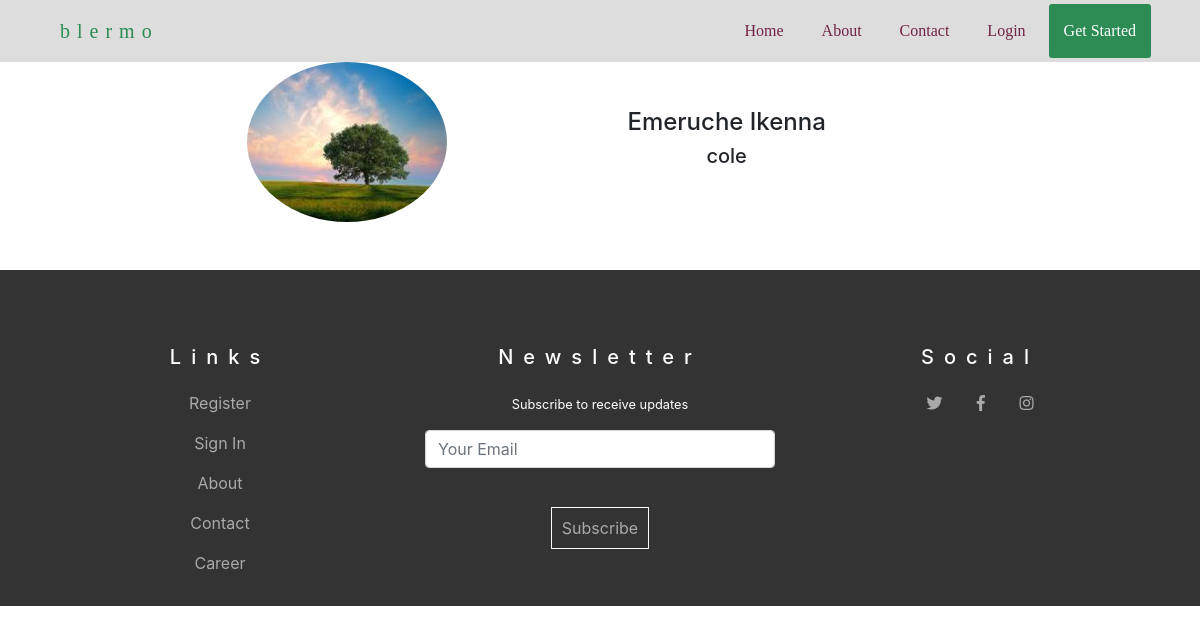
The app's page /admin1/following/ with its own data.
### users/models.py (models this page shows, shortened)
class Profile(models.Model):
    user = models.OneToOneField(User, on_delete=models.CASCADE)
    avatar = models.ImageField(default='default.jpg', upload_to='profile_pics')
    dob = models.DateField(blank=True, null=True)
    bio = models.TextField(max_length=400, blank=True)
    following = models.ManyToManyField('self', related_name='follows', symmetrical=False, blank=True, null=True)
    joined_at = models.DateField(auto_now_add=True)
    COLLEGE_CHOICES = (
        ('ABSU', 'Abia State University, Uturu, Abia State'),
        ('EBSU', 'Ebonyi State University, Abakaliki'),
        ('UNILAG', 'University of Lagos, Idi Araba, Lagos State'),
        ('OAU', 'Obafemi Awolowo University, Ile Ife, Osun State'),
        ('UNIPORT', 'University of Port-Harcourt, Rivers State'),
        ('UDUSOK', 'Usman Dan Fodiyo University, Sokoto, Sokoto State'),
        ('UI', 'University of Ibadan, Oyo State'),
        ('UNILORIN', 'University of Ilorin, Kwara State'),
        ('UNICAL', 'University of Calabar, Cross River State'),
        ('LASU', 'Lagos State University, Ikeja, Lagos State'),
        ('AAU', 'Ambrose Alli University, Ekpoma, Edo State'),
        ('UNIJOS', 'University of Jos, Plateau State'),
        ('BUK', 'Bayero University, Kano, Kano State'),
        ('OOU', ' Olabisi Onabanjo (formerly Ogun State) University, Ago Iwoye, Ogun State'),
        ('IMSU', 'Imo State University, Owerri, Imo State'),
        ('MADONNA', 'Madonna University Okija'),
        ('UNIBEN', 'University of Benin, Benin-City, Edo State'),
        ('OBA OKUNADE', 'Oba Okunade College of Health Sciences Igbinedion University Okada, Benin -City, Edo State'),
        ('UNN', 'University of Nigeria, Ozara-Ituku. Enugu State'),
        ('UNIZIK', 'Nnamdi Azikiwe University, Nnewi, Anambra State'),
        ('ABU', 'Ahmadu Bello University Zaria, Kaduna State'),
        ('UNIMAID', 'University of Maiduguri, Borno State'),
        ('DELSU', 'Delta State University, Abraka, Delta State'),
        ('ESUT', 'Enugu State University of Science and Technology, Enugu, Enugu State'),
        ('UNIUYO', 'University of Uyo, Uyo, Cross River State'),
        ('BINGHAM UNI', 'Bingham University Karu, Nasarawa.State'),
        ('NIGER-DELTA UNI', 'Niger Delta University, Wilberforce Island, Bayelsa State'),
        ('BENSU', 'Benue State University, Makurdi, Benue State'),
        ('BABCOCK', 'Babcock University Ilishan-Remo, Ogun State'),
        ('UNIABJ', 'University of Abuja'),
        ('AFE-BABALOLA', 'Afe Babalola University Ado-Ekiti, Ekiti State'),
    )
    YEAR_IN_COLLEGE_CHOICES = (
        ('100', '100 Level'),
        ('200', '200 Level'),
        ('300', '300 Level'),
        ('400', '400 Level'),
        ('500', '500 Level'),
        ('600', '600 Level'),
    )
    year_in_college = models.CharField(max_length=3, choices=YEAR_IN_COLLEGE_CHOICES, default='')
    college = models.CharField(max_length=15, choices=COLLEGE_CHOICES, default='')
    def get_full_name(self):
        return self.user.first_name + ' ' + self.user.last_name

### users/views.py (the view)
# urls.py: path('<str:username>/following/', views.following, name='following'),
def following(request, username):
    user = User.objects.get(username=username)
    following_users_profile = user.profile.follows.all()
    context = {
        'f_u_p': following_users_profile
    }
    return render(request, 'users/following.html', context)

### users/templates/users/following.html
{% extends 'main_site/base.html' %}
{% load static %}
{% block custom_css %}
<link rel="stylesheet" href="{% static 'users/css/profile.css' %}">
{% endblock %}
{% block content %}
<section>
    <div class="container mt-5">
        <div class="row">
            <div class="text-center col-md-8 offset-md-2">
                {% for following in f_u_p %}
                <div class="row mb-5">
                    <div class="col-md-4">
                        <img src="{{ following.avatar.url }}" class="rounded-circle img-fluid" alt="">
                    </div>
                    <div class="col-md-8 my-auto">
                        <h4>{{ following.get_full_name }}</h4>
                        <h5>{{ following.user.username }}</h5>
                    </div>
                </div>
                {% endfor %}
            </div>
        </div>
    </div>
</section>
{% endblock %}

### lark/static/main_site/css/custom-css/base.css (style rules this page uses)
section { margin-top: 62px }

### records on screen
Profile: avatar (placeholder picture), get_full_name "Emeruche Ikenna", user.username "cole"
